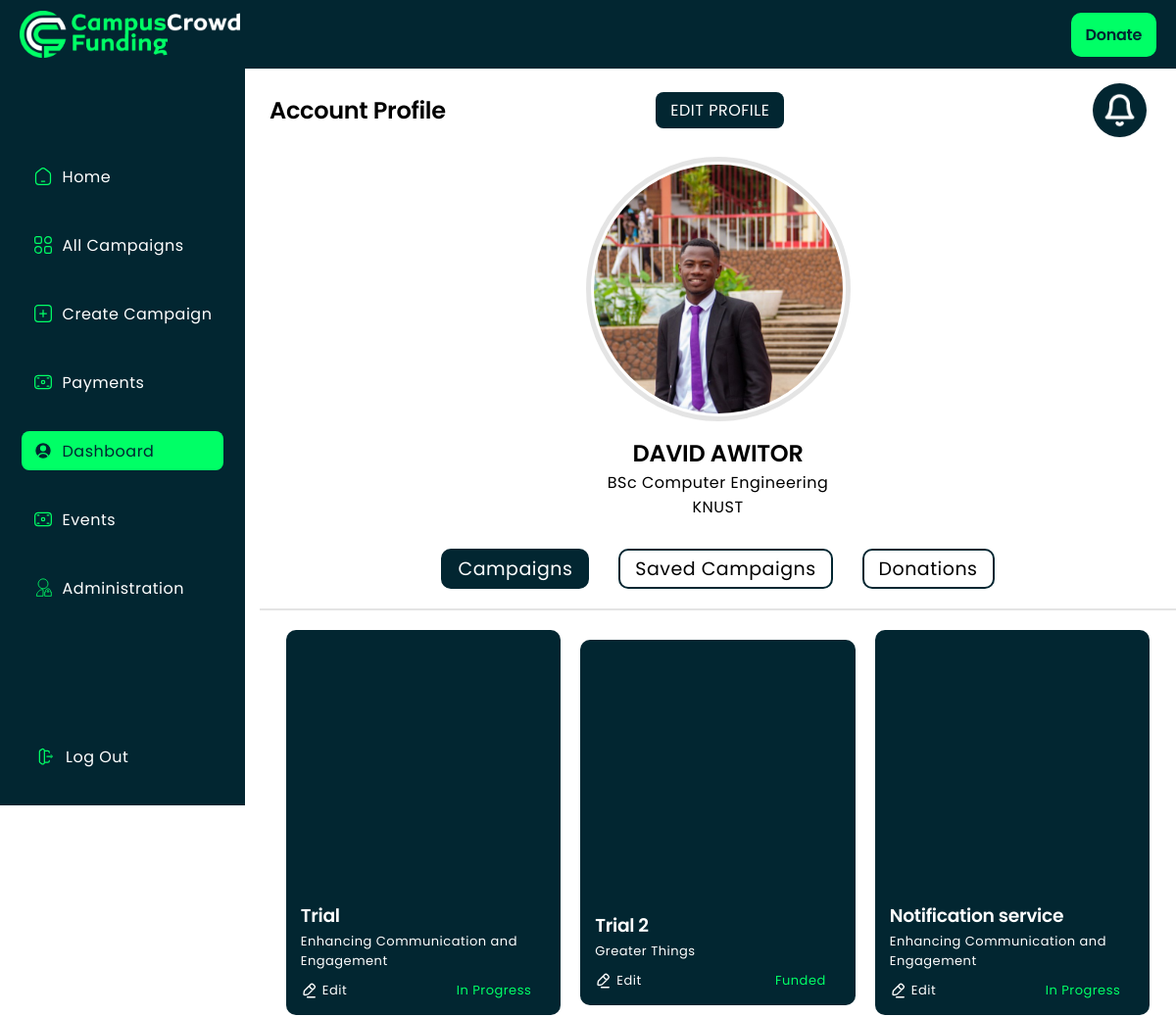
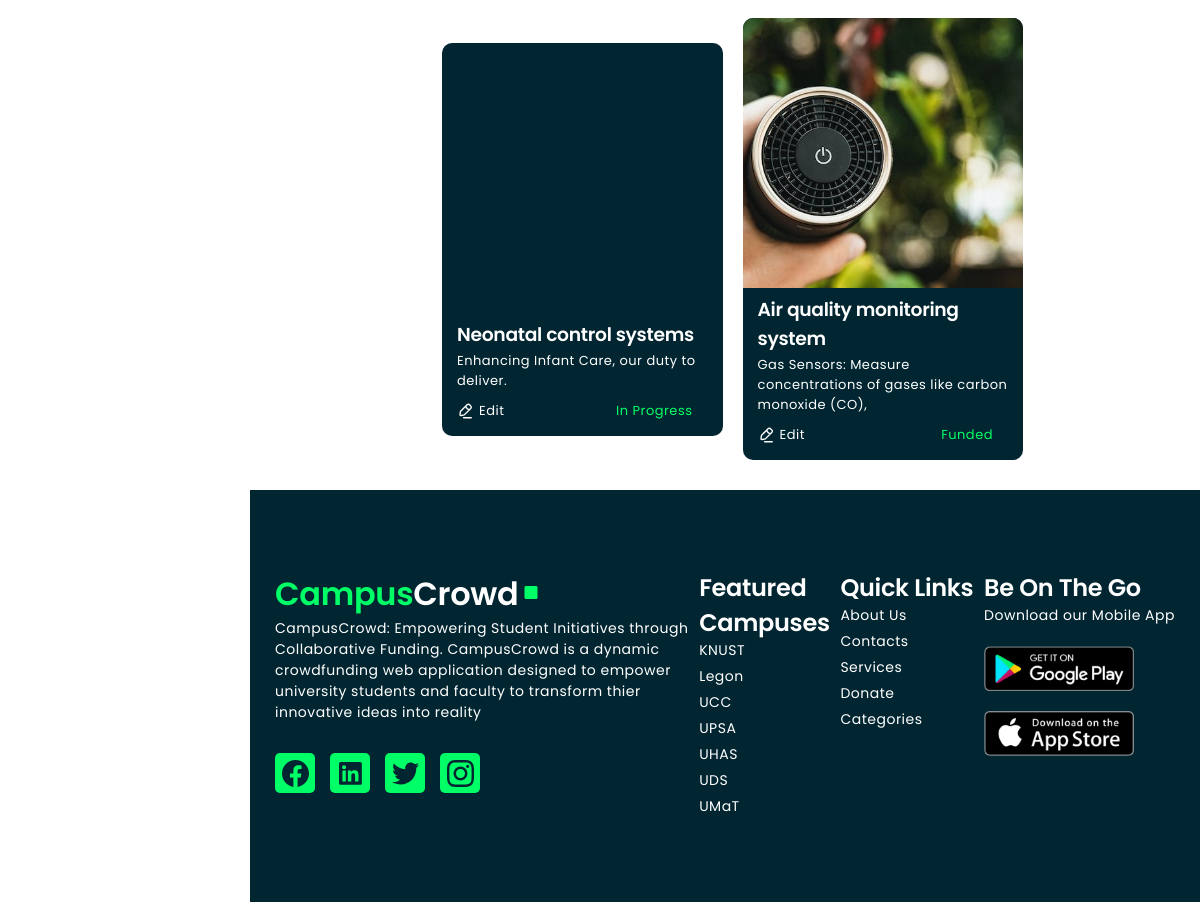
The page /dashboard (signed in) on the database its author committed (2 pictures, top to bottom).
### users/models.py (models this page shows, shortened)
class Profile(models.Model):
    CATEGORY = (
        ('student', 'Student'),
        ('investor', 'Investor'),
        ('faculty', 'Faculty')
    )
    user = models.OneToOneField(User, on_delete=models.CASCADE, null=True, related_name='profile')
    profile_image = models.ImageField(null=True, blank=True, upload_to='CampusCrowd/profiles/', default="profiles/user-default.png")
    about_you = models.TextField(blank=True, null=True)
    reference_number = models.IntegerField(blank=True, null=True)
    programme_of_study = models.CharField(max_length=250, blank=True, null=True)
    name_of_institution = models.CharField(max_length=250, blank=True, null=True)
    abbreviation_of_institution = models.CharField(max_length=250, blank=True, null=True)
    college_name = models.CharField(max_length=250, blank=True, null=True)
    category = models.CharField(max_length=25, choices=CATEGORY, default='Student')
    contact = models.IntegerField(null=True, blank=True)
    linkedIn_url = models.CharField(max_length=300, blank=True, null=True)
    website_url = models.CharField(max_length=250, blank=True, null=True)
    stars = models.IntegerField(default=0)
    created = models.DateTimeField(auto_now_add=True)
    id = models.UUIDField(default=uuid.uuid4, unique=True, primary_key=True, editable=False)
    class Meta:
        ordering = ['-created']

class Project(models.Model):
    project_owner = models.ForeignKey(Profile, on_delete=models.CASCADE)
    project_title = models.CharField(max_length=250, blank=True)
    brief_description = models.CharField(max_length=500)
    about_project = models.TextField(null=True, blank=True)
    project_image = models.ImageField(upload_to='CampusCrowd/project_images/')
    project_target_amount = models.IntegerField(null=True, blank=True)
    target_funding_period_in_days = models.IntegerField(null=True, blank=True)
    amount_raised = models.IntegerField(default=0)
    project_short_demo_video = models.FileField(null=True, blank=True, upload_to='CampusCrowd/project_videos/')
    project_stars = models.IntegerField(default=0)
    has_update = models.BooleanField(default=False)
    has_details = models.BooleanField(default=False)
    created = models.DateTimeField(auto_now_add=True)
    id = models.UUIDField(default=uuid.uuid4, unique=True, primary_key=True, editable=False)
    class Meta:
        ordering = ['-created']

### CampusCrowd/views.py (the view)
# urls.py: path('dashboard', views.dashboard, name='dashboard'),
@login_required(login_url='login')
def dashboard(request):
    profile = request.user.profile
    user_projects = Project.objects.filter(project_owner=profile)
    context = {
        'profile': profile,
        'projects': user_projects
        }
    return render(request, 'CampusCrowd/dashboard.html', context)

### CampusCrowd/templates/CampusCrowd/dashboard.html (shortened to what this page needs)
{% extends 'main.html' %}
{% load static %}
{% block content %}
<main class="main-element">
    <section class="main-page flex-main-page create-campaign">
      {% include 'vertical_navigation.html' %}
      <div class="template">
        {% if request.user == profile.user %}
        <span class="account-profil-and-bell">
            <h1 class="desktop">Account Profile</h1>
            <a href="{% url 'edit-profile' %}"><p class="active-account-btn edit-account">EDIT PROFILE</p></a>
            <img src="{% static 'images/bell.png' %}" alt="bel-icon" class="bell-icon">
        </span>
        {% endif %}
       <div class="account-details-container">
            <span>
                <img src="{{ profile.profile_image.url }}" alt="img" class="user-profile-image">
            </span>
            <h1 class="center user-names">{{ profile.user.first_name|upper }} {{ profile.user.last_name|upper }}</h1>
            <p class="center">{{ profile.programme_of_study }}</p>
            <p class="center">{{ profile.abbreviation_of_institution }}</p>
            {% if request.user == profile.user %}
            <span class="dashboard-campaign-btns">
                <p class="active-account-btn"> Campaigns</p>
                <p>Saved Campaigns</p>
                <p>Donations</p>
            </span>
            {% else %}
            <h1 class="profile-projects">PROJECTS</h1>
            {% endif %}
            <span class="user-profile-projects">
                {% for project in projects %}
                <div class="account-project">
                    <a href="{% url 'campaign' project.id %}">
                        <img src="{{ project.project_image.url }}" alt="" class="account-project-image">
                        <h3 class="tit">{{ project.project_title }}</h3>
                        <p>{{ project.brief_description }}</p>
                    </a>
                    <div class="project-state">
                        {% if request.user == profile.user %}
                        <a href="{% url 'edit_campaign' project.id %}" class="support-project-link">
                            <p>Edit</p>
                        </a>
                        {% else %}
                        <a href="{% url 'initiate' project.id %}" class="support-project-link">
                            <i class="ri-hand-heart-line"></i>
                            <p>Support Project</p>
                        </a>
                        {% endif %}
                        {% if project.amount_raised >= project.project_target_amount %}
                        <p class="state">Funded</p>
                        {% else %}
                        <p class="state">In Progress</p>
                        {% endif %}
                    </div>
                </div>
                {% endfor %}
            </span>
       </div>
    </div>
    </section>
</main>
{% endblock content %}

### templates/main.html (shortened to what this page needs)
<!DOCTYPE html>
{% load static %}
<html lang="en">
<head>
    <link href="https://cdn.jsdelivr.net/npm/remixicon@2.5.0/fonts/remixicon.css" rel="stylesheet">
    <link rel="stylesheet" href="{% static 'styles/css/main.css' %}"/>
    <link rel="stylesheet" href="{% static 'styles/css/mobile_styles.css' %}"/>
    <link rel="stylesheet" href="{% static 'styles/css/form_styles.css' %}"/>
    <link rel="stylesheet" href="{% static 'styles/css/user_chat_room_styles.css' %}"/>
    <link rel="stylesheet" href="{% static 'styles/css/reset_password_styles.css' %}"/>
    <link rel="stylesheet" href="{% static 'styles/css/media_queries.css' %}"/>
</head>
<body class="give-padding-on-mobile">
    {% load socialaccount %}
    {% include 'navigation_bar.html' %}
    {% block content %}{% endblock content %}
    {% if not is_chat_room %}
    {% include 'footer.html' %}
    {% endif %}
</body>
</html>

### templates/navigation_bar.html (shortened to what this page needs)
{% load static %}
<header class="header" id="header">
    <nav class="navbar">
        <div class="horizontal-nav">
            <div class="crowd">
                <img src="{% static 'images/ccfLogo.png' %}" alt="img" class="campus-img">
            </div>
            {% if not is_chat_room %}
            <div class="donate">
                <a href="#" class='hide-search-on-mobile'><h4>Donate</h4></a>
            </div>
            {% endif %}
        </div>
    </nav>
</header>

### templates/vertical_navigation.html (shortened to what this page needs)
<div class="vertical-nav-main">
    <div class="vertical-nav">
      <div class="vertical-ul-container">
            <ul class="list">
              <a href="{% url 'home' %}">
                <li class="list-item home">
                        <p>Home</p>
                </li>
              </a>
              <a href="{% url 'campaigns' %}">
                <li class="list-item allCampaigns">
                  <p>All Campaigns</p>
                </li>
              </a>
              <a href="{% url 'create-campaigns' %}">
                <li class="list-item createCampaign">
                  <p>Create Campaign</p>
                </li>
              </a>
              <li class="list-item payments">
                <p>Payments</p>
              </li>
              <a href="{% url 'dashboard' %}">
                <li class="list-item dashboard">
                  <p>Dashboard</p>
                </li>
              </a>
              <a href="{% url 'dashboard' %}">
                <li class="list-item dashboard">
                  <p>Events</p>
                </li>
              </a>
              {% if request.user.is_superuser %}
              <a href="{% url 'admin:index' %}" target="_blank">
                <li class="list-item dashboard">
                  <p>Administration</p>
                </li>
              </a>
              {% endif %}
            </ul>
      </div>
      {% if request.user.is_authenticated %}
      <div class="log-out-container">
        <ul class="list">
            <a href="{% url 'logout' %}">
              <li class="list-item log-out-list logout">
                      <p>Log Out</p>
              </li>
            </a>
        </ul>
      </div>
    {% endif %}
    </div>
  </div>

### templates/footer.html (shortened to what this page needs)
{% load static %}
<footer>
    <div class="footer-container">
        <div class="about-campus-crowd">
            <h1><span class="green">Campus</span>Crowd<i class="ri-stop-mini-fill green"></i></h1>
            <p>CampusCrowd: Empowering Student Initiatives through</p>
            <p>Collaborative Funding. CampusCrowd is a dynamic</p>
            <p>crowdfunding web application designed to empower</p>
            <p>university students and faculty to transform thier</p>
            <p>innovative ideas into reality</p>
            <ul class="campuscrowd-socials-container">
                <li class="footer-list">
                    <a href="#">
                    </a>
                </li>
                <li class="footer-list">
                    <a href="#">
                    </a>
                </li>
                <li class="footer-list">
                    <a href="#">
                    </a>
                </li>
                <li class="footer-list">
                    <a href="#">
                    </a>
                </li>
            </ul>
        </div>
        <div class="featured-campuses">
            <h2>Featured</h2>
            <h2>Campuses</h2>
            <p>KNUST</p>
            <p>Legon</p>
            <p>UCC</p>
            <p>UPSA</p>
            <p>UHAS</p>
            <p>UDS</p>
            <p>UMaT</p>
        </div>
        <div class="quick-links">
            <h2>Quick Links</h2>
            <a href="{% url 'about_us' %}"><p>About Us</p></a>
            <a href="#"><p>Contacts</p></a>
            <a href="{% url 'logout' %}"><p>Services</p></a>
            <a href="#"><p>Donate</p></a>
            <a href="#"><p>Categories</p></a>
        </div>
        <div class="be-on-the-go">
            <h2>Be On The Go</h2>
            <p>Download our Mobile App</p>
            <img src="{% static 'images/play2.png' %}" alt="img">
            <img src="{% static 'images/play3.png' %}" alt="img">
        </div>
    </div>
</footer>

### static/styles/css/form_styles.css (style rules this page uses)
:root { --color-main: #5aa5b9; --color-main-light: #e6faff; --color-sub: #3f4156; --color-sub-light: #51546e; --color-sub-lighter: #ededfd; --color-text: #737373; --color-gray: #8b8b8b; --color-light: #e5e7eb; --color-light-gray: #767676; --color-bg: #f8fafd; --color-white: #fffefd; --color-white-light: #f3f3f3; --color-success: #359e64; --color-success-bg: #def8e8; --color-error: #fc4b0b; --color-error-bg: #fff2ee; --font-base: 'Poppins', arial, helvetica, 'Segoe UI', roboto, ubuntu, sans-serif; --font-monospace: 'Fira Code', 'Courier New', courier, monospace; --font-regular: 300; --font-medium: 500; --font-bold: 700; --generic-shadow: 1px 1px 5px #00000010; --generic-transition: all 0.3s ease-in-out; }

### static/styles/css/user_chat_room_styles.css (style rules this page uses)
:root { --primary-background-color: #131417; --secondary-background-color: #252830; --epsu-primary-bg: #14279B; --light-color-alt: #afb6cd; --bg-color: #022631; }
button, i { cursor: pointer; }
.green { color: #00FF66!important; }

### rows shown on the page
Profile: profile_image (picture), user.first_name "DAVID", user.last_name "AWITOR", programme_of_study "BSc Computer Engineering", abbreviation_of_institution "KNUST"
Project: project_title "Trial", brief_description "Enhancing Communication and Engagement", amount_raised "In Progress"
Project: project_title "Trial 2", brief_description "Greater Things", amount_raised "Funded"
Project: project_title "Notification service", brief_description "Enhancing Communication and Engagement", amount_raised "In Progress"
Project: project_title "Neonatal control systems", brief_description "Enhancing Infant Care, our duty to deliver.", amount_raised "In Progress"
Project: project_image (picture), project_title "Air quality monitoring system", brief_description "Gas Sensors: Measure concentrations of gases like carbon monoxide (CO),", amount_raised "Funded"
